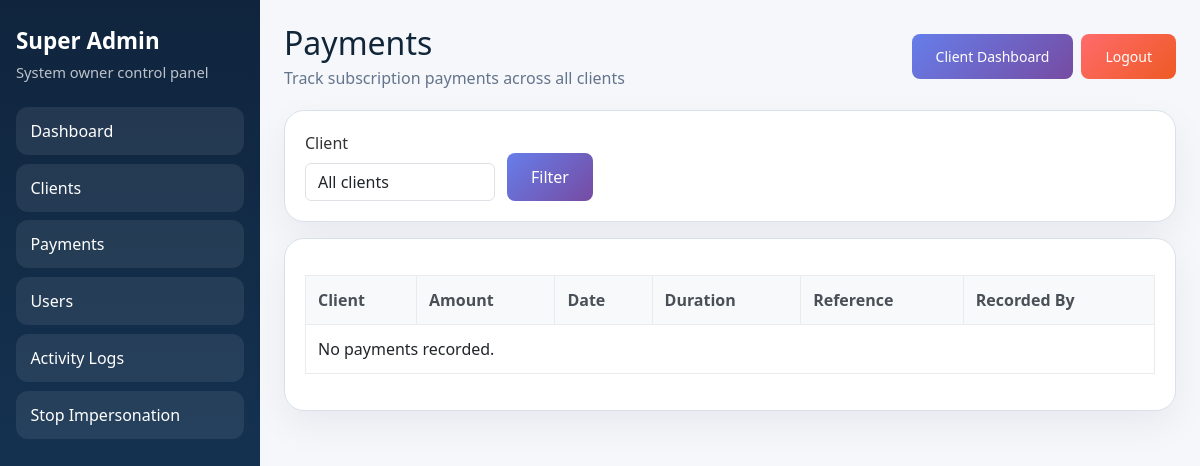
/super-admin/payments/ (signed in), run on an earlier commit of the app's database.
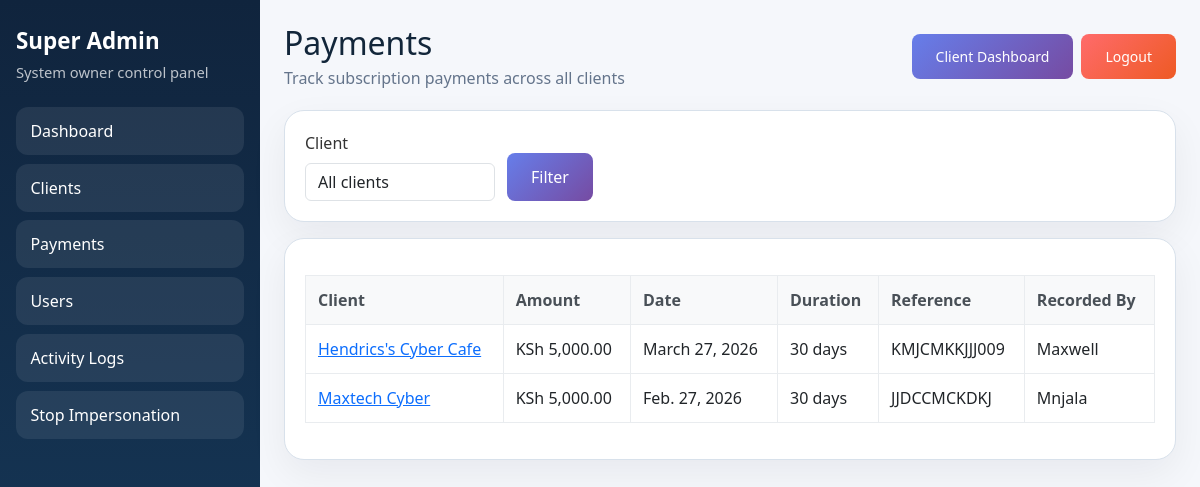
And on a later commit of the database.
### core/models.py (models this page shows, shortened)
class Payment(models.Model):
    business = models.ForeignKey(BusinessProfile, on_delete=models.CASCADE, related_name='payments')
    amount = models.DecimalField("Amount", max_digits=12, decimal_places=2)
    payment_date = models.DateField("Payment Date", default=timezone.localdate)
    duration_days = models.PositiveIntegerField("Subscription Duration (Days)", default=30)
    reference = models.CharField("Reference", max_length=100, blank=True)
    notes = models.TextField("Notes", blank=True)
    recorded_by = models.ForeignKey(
        settings.AUTH_USER_MODEL,
        on_delete=models.SET_NULL,
        null=True,
        blank=True,
        related_name='recorded_payments',
    )
    created_at = models.DateTimeField(default=timezone.now)
    class Meta:
        verbose_name = "Payment"
        verbose_name_plural = "Payments"
        ordering = ['-payment_date', '-created_at']

class BusinessProfile(models.Model):
    APPROVAL_PENDING = 'pending'
    APPROVAL_APPROVED = 'approved'
    APPROVAL_REJECTED = 'rejected'
    APPROVAL_STATUS_CHOICES = [
        (APPROVAL_PENDING, 'Pending Approval'),
        (APPROVAL_APPROVED, 'Approved'),
        (APPROVAL_REJECTED, 'Rejected'),
    ]
    owner = models.OneToOneField(
        settings.AUTH_USER_MODEL,
        on_delete=models.CASCADE,
        related_name='business_profile',
        blank=True,
        null=True,
    )
    name = models.CharField("Business Name", max_length=255)
    owner_name = models.CharField("Owner Name", max_length=255)
    phone = models.CharField("Phone", max_length=50)
    email = models.EmailField("Email", blank=True, null=True)
    location = models.TextField("Location")
    logo = models.ImageField("Logo", upload_to="logos/", blank=True, null=True)
    subscription_start_date = models.DateField("Subscription Start Date", blank=True, null=True)
    subscription_end_date = models.DateField("Subscription End Date", blank=True, null=True)
    is_active = models.BooleanField("Active", default=True)
    approval_status = models.CharField("Approval Status", max_length=20, choices=APPROVAL_STATUS_CHOICES, default=APPROVAL_APPROVED)
    date_created = models.DateTimeField("Date Created", default=timezone.now)
    class Meta:
        verbose_name = "Business Profile"
        verbose_name_plural = "Business Profiles"

### core/super_admin.py (the view)
# urls.py: path('super-admin/payments/', super_admin.SuperAdminPaymentListView.as_view(), name='super_admin_payment_list'),
class SuperAdminPaymentListView(SuperAdminRequiredMixin, ListView):
    model = Payment
    template_name = 'core/super_admin/payment_list.html'
    context_object_name = 'payments'
    paginate_by = 30
    def get_queryset(self):
        queryset = Payment.objects.select_related('business', 'recorded_by')
        business_id = self.request.GET.get('business')
        if business_id:
            queryset = queryset.filter(business_id=business_id)
        return queryset
    def get_context_data(self, **kwargs):
        context = super().get_context_data(**kwargs)
        context['businesses'] = _client_businesses_queryset().order_by('name')
        context['selected_business'] = self.request.GET.get('business', '')
        return context

### core/context_processors.py (called while the page is built)
def app_permissions(request):
    user = getattr(request, 'user', None)
    return {
        'app_role': get_user_role(user) if user and user.is_authenticated else None,
        'can_backup_restore': can_backup_restore(user) if user and user.is_authenticated else False,
        'can_manage_business': can_manage_business(user) if user and user.is_authenticated else False,
        'can_manage_records': can_manage_records(user) if user and user.is_authenticated else False,
        'can_view_reports': can_view_reports(user) if user and user.is_authenticated else False,
    }

### core/currency.py (called while the page is built)
def format_ksh(value):
    try:
        amount = Decimal(value)
    except (InvalidOperation, TypeError, ValueError):
        amount = Decimal("0")
    return f"KSh {amount:,.2f}"

### core/permissions.py (called while the page is built)
def get_user_role(user):
    if not user or not user.is_authenticated:
        return None
    business = get_user_business(user)
    if business.owner_id == user.id:
        return 'admin'
    profile = _get_profile(user)
    if profile and getattr(profile, 'business_id', None) == business.id:
        return profile.role
    return 'staff'

def can_backup_restore(user):
    return get_user_role(user) == 'admin'

def can_manage_business(user):
    return get_user_role(user) == 'admin'

def can_manage_records(user):
    return get_user_role(user) in {'admin', 'staff'}

def can_view_reports(user):
    return get_user_role(user) in {'admin', 'staff', 'viewer'}

### core/super_admin.py (called while the page is built)
def _client_businesses_queryset():
    return BusinessProfile.objects.exclude(owner__is_superuser=True)

    def test_func(self):
        return self.request.user.is_superuser

### core/templatetags/currency_filters.py (called while the page is built)
@register.filter
def ksh(value):
    return format_ksh(value)

### core/tenancy.py (called while the page is built)
def get_user_business(user):
    if not user or not user.is_authenticated:
        raise PermissionDenied("Authentication is required.")
    try:
        profile = user.profile
    except (AttributeError, ObjectDoesNotExist, OperationalError, ProgrammingError):
        profile = None
    if profile and getattr(profile, 'business_id', None):
        return profile.business
    return BusinessProfile.get_or_create_for_user(user)

### templates/core/super_admin/payment_list.html (shortened to what this page needs)
{% extends 'core/super_admin/base.html' %}
{% load currency_filters %}
{% block page_title %}Payments{% endblock %}
{% block page_subtitle %}Track subscription payments across all clients{% endblock %}
{% block content %}
<div class="sa-card" style="margin-bottom:1rem;">
    <form method="get" style="display:flex; gap:0.75rem; flex-wrap:wrap; align-items:end;">
        <div>
            <label class="form-label">Client</label>
            <select name="business" class="form-control">
                <option value="">All clients</option>
            </select>
        </div>
        <div>
            <button type="submit" class="btn btn-primary">Filter</button>
        </div>
    </form>
</div>
<div class="sa-card">
    <div class="table-responsive">
        <table class="table">
            <thead>
                <tr>
                    <th>Client</th>
                    <th>Amount</th>
                    <th>Date</th>
                    <th>Duration</th>
                    <th>Reference</th>
                    <th>Recorded By</th>
                </tr>
            </thead>
            <tbody>
                {% for payment in payments %}
                    <tr>
                        <td><a href="{% url 'super_admin_client_detail' payment.business.pk %}">{{ payment.business.name }}</a></td>
                        <td>{{ payment.amount|ksh }}</td>
                        <td>{{ payment.payment_date }}</td>
                        <td>{{ payment.duration_days }} days</td>
                        <td>{{ payment.reference|default:"-" }}</td>
                        <td>{% if payment.recorded_by %}{{ payment.recorded_by.username }}{% else %}-{% endif %}</td>
                    </tr>
                {% empty %}
                    <tr><td colspan="6">No payments recorded.</td></tr>
                {% endfor %}
            </tbody>
        </table>
    </div>
</div>
{% endblock %}

### templates/core/super_admin/base.html (shortened to what this page needs)
{% load currency_filters %}
<!DOCTYPE html>
<html lang="en">
<head>
    {% load static %}
    <link href="https://cdn.jsdelivr.net/npm/bootstrap@5.3.0/dist/css/bootstrap.min.css" rel="stylesheet">
    <link rel="stylesheet" href="{% static 'css/style.css' %}">
</head>
<body>
<div class="sa-shell">
    <aside class="sa-sidebar">
        <div>
            <div class="sa-brand">Super Admin</div>
            <div class="sa-brand-sub">System owner control panel</div>
        </div>
        <nav class="sa-nav">
            <a href="{% url 'super_admin_dashboard' %}">Dashboard</a>
            <a href="{% url 'super_admin_client_list' %}">Clients</a>
            <a href="{% url 'super_admin_payment_list' %}">Payments</a>
            <a href="{% url 'super_admin_user_list' %}">Users</a>
            <a href="{% url 'super_admin_activity_list' %}">Activity Logs</a>
            {% if request.session.super_admin_original_user_id %}
                <a href="{% url 'super_admin_stop_impersonation' %}" class="sa-stop-link">Stop Impersonation</a>
            {% endif %}
        </nav>
    </aside>
    <main class="sa-main">
        <header class="sa-topbar">
            <div>
                <h1 class="sa-page-title">{% block page_title %}Super Admin{% endblock %}</h1>
                <div class="sa-page-subtitle">{% block page_subtitle %}Manage clients, subscriptions, and users{% endblock %}</div>
            </div>
            <div style="display:flex; gap:0.5rem; flex-wrap:wrap;">
                <a href="{% url 'dashboard' %}" class="btn btn-outline-secondary btn-sm">Client Dashboard</a>
                <a href="{% url 'logout' %}" class="btn btn-danger btn-sm">Logout</a>
            </div>
        </header>
        {% block content %}{% endblock %}
    </main>
</div>
</body>
</html>

### static/css/style.css (style rules this page uses)
body { font-family: 'Segoe UI', Tahoma, Geneva, Verdana, sans-serif; background: #f8f9fa; color: #333; margin: 0; padding: 0; min-height: 100vh; display: flex; flex-direction: column; }
.table { width: 100%; border-collapse: collapse; margin-top: 1rem; }
.table th, .table td { border: 1px solid #e9ecef; padding: 0.75rem; text-align: left; }
.table th { background: #f8f9fa; font-weight: 600; color: #495057; }
.btn { padding: 0.75rem 1.5rem; background: linear-gradient(135deg, #667eea 0%, #764ba2 100%); color: #fff; text-decoration: none; border-radius: 8px; border: none; cursor: pointer; transition: all 0.3s ease; font-weight: 500; }
.btn-danger { background: linear-gradient(135deg, #ff6b6b 0%, #ee5a24 100%); }

### templates/core/super_admin/base.html (style rules this page uses)
.sa-shell { display: grid; grid-template-columns: 260px 1fr; min-height: 100vh; background: #f5f7fb; }
.sa-sidebar { background: linear-gradient(180deg, #10243d 0%, #173c5e 100%); color: #fff; padding: 1.5rem 1rem; display: flex; flex-direction: column; gap: 1.5rem; }
.sa-brand { font-size: 1.4rem; font-weight: 800; }
.sa-brand-sub { color: rgba(255,255,255,0.72); font-size: 0.92rem; margin-top: 0.2rem; }
.sa-nav { display: grid; gap: 0.55rem; }
.sa-nav a { color: #fff; text-decoration: none; padding: 0.75rem 0.9rem; border-radius: 12px; background: rgba(255,255,255,0.08); }
.sa-nav a:hover, .sa-stop-link { background: rgba(255,255,255,0.16); }
.sa-main { padding: 1.5rem; }
.sa-topbar { display: flex; justify-content: space-between; gap: 1rem; align-items: center; margin-bottom: 1.25rem; flex-wrap: wrap; }
.sa-page-title { margin: 0; color: #12263a; font-size: 2rem; }
.sa-page-subtitle { color: #64748b; margin-top: 0.2rem; }
.sa-card { background: #fff; border: 1px solid #d8e1eb; border-radius: 20px; padding: 1.25rem; box-shadow: 0 14px 38px rgba(15, 23, 42, 0.06); }

What changed in the data, as far as the page shows it:
added Payment: business.name "Hendrics's Cyber Cafe", amount|ksh "KSh 5,000.00", payment_date "March 27, 2026", duration_days "30", reference "KMJCMKKJJJ009", recorded_by.username "Maxwell"
added Payment: business.name "Maxtech Cyber", amount|ksh "KSh 5,000.00", payment_date "Feb. 27, 2026", duration_days "30", reference "JJDCCMCKDKJ", recorded_by.username "Mnjala"
Also different on the page:
text no longer shown: "No payments recorded."
